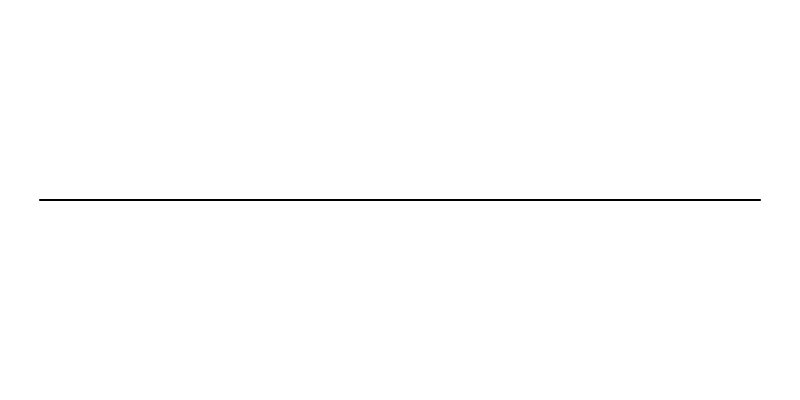
Frame 1 (no input)
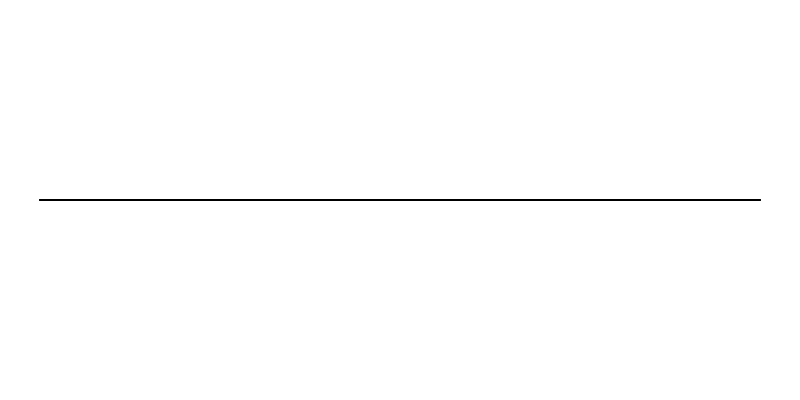
Frame 60 (no input)
Frame 120 (the mouse pressed at the canvas centre since frame 60): identical to frame 60, image omitted

The p5.js sketch that drew these frames (run headless with seeded random() and noise() and a simulated clock; from frame 60 on, the mouse is pressed at the canvas centre):

// p5.js sketch
// ── sketch.js
// p5.js sketch stub for browser-based viz/bridge.
// Map incoming MIDI/Serial to a simple string animation.

let energy = 0;

function setup() {
  createCanvas(800, 400);
  frameRate(60);
  // TODO: WebMIDI / WebSerial hookup
}

function draw() {
  background(255);
  stroke(0);
  line(40, height/2, width-40, height/2);
  noFill();
  strokeWeight(2);
  beginShape();
  for (let x = 40; x <= width-40; x += 10) {
    const t = map(x, 40, width-40, 0, TWO_PI);
    const y = height/2 + Math.sin(t*3 + frameCount*0.1) * map(energy, 0, 1, 0, 120);
    vertex(x, y);
  }
  endShape();
  energy *= 0.95;
}
